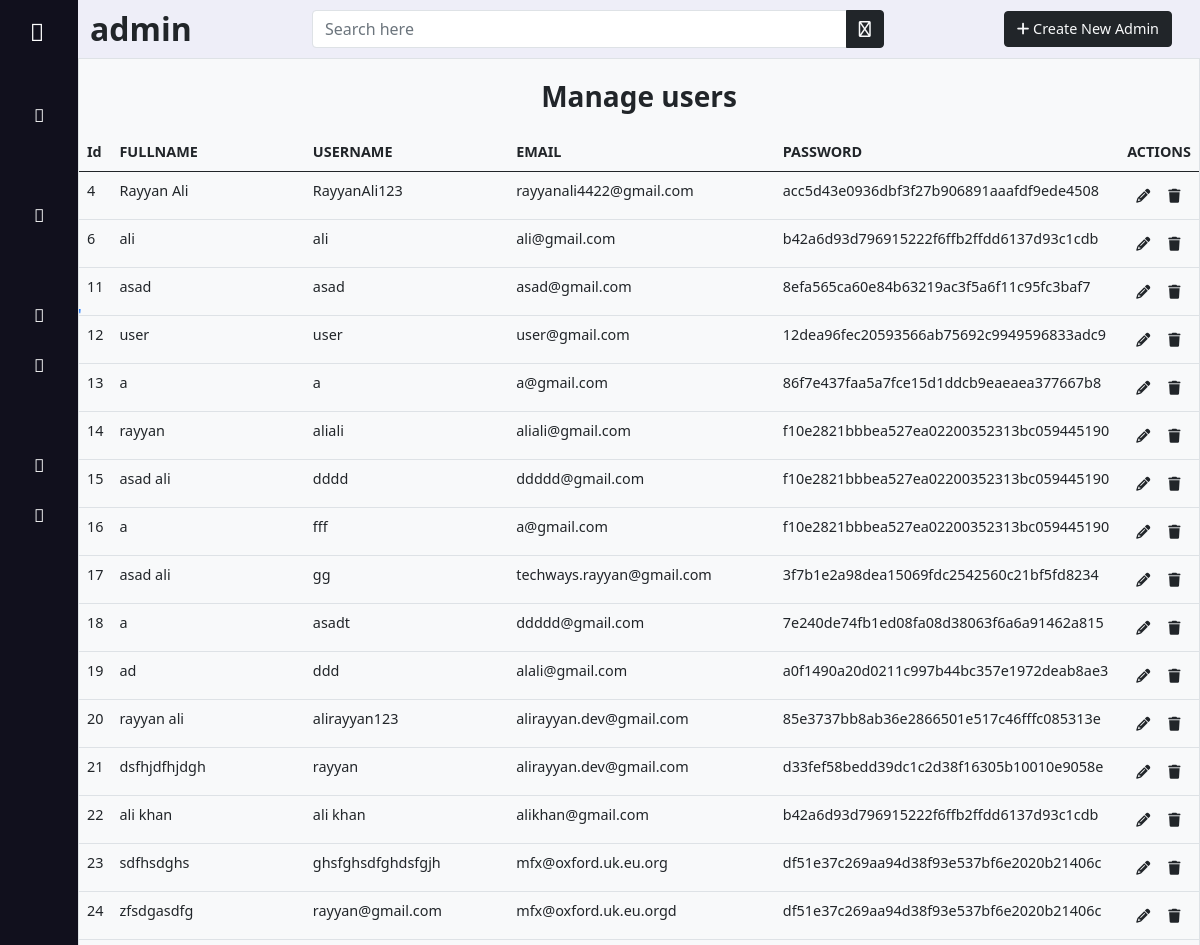
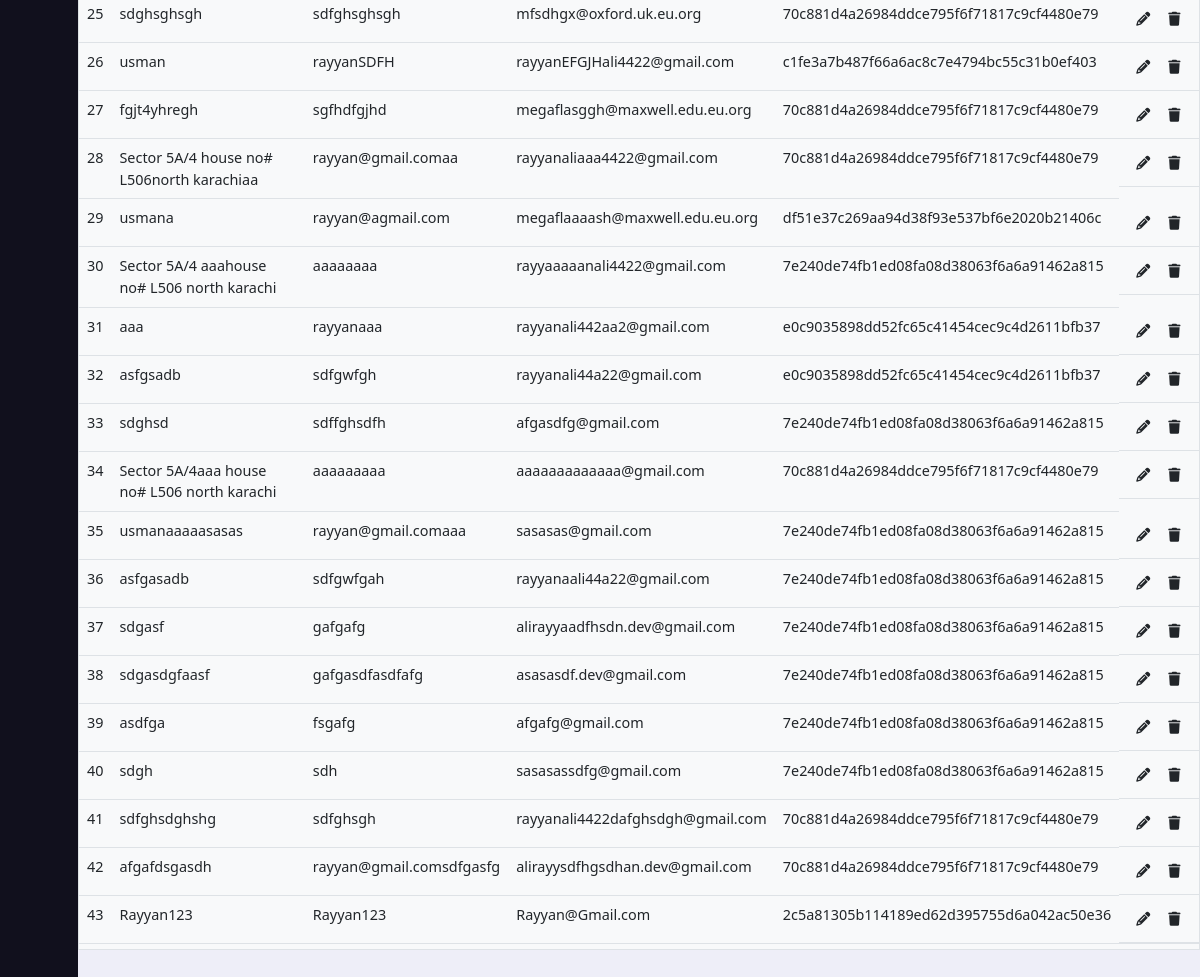
/admin/user.php (signed in), run on the app's committed database (2 pictures, top to bottom).
### tables this page shows
CREATE TABLE `user_register` (
  `user_id` int(11) NOT NULL,
  `fullname` varchar(50) NOT NULL,
  `username` varchar(70) NOT NULL,
  `email` varchar(100) NOT NULL,
  `password` varchar(100) NOT NULL,
  `date` datetime NOT NULL DEFAULT current_timestamp(),
  `roles` varchar(50) NOT NULL DEFAULT 'user'
);

### admin/user.php (the view, shortened to what this page needs)
<?php
include '../conn.php';
?>
<!doctype html>
<html lang="en">
<head>
    <link rel="stylesheet" href="../assets/bootstrap/css/bootstrap.min.css">
    <link rel="stylesheet" href="../assets/fontawesome/css/all.min.css">
    <link rel="stylesheet" href="../assets/fontawesome/css/fontawesome.min.css">
    <link rel="stylesheet" href="admin.css">
    <link rel="stylesheet" href="https://site-assets.fontawesome.com/releases/v6.1.2/css/all.css">
</head>
<body>
    <?php require '_asider.php'; ?>
    <main class="">
        <?php require '_header.php'; ?>
             <div class="col-12 border bg-light" style="max-height: 90vh;overflow-y:scroll;">
                 <p class=" rounded p-2 my-2 fs-3 fw-bolder text-center">Manage users</p>
                 <table class="table border-bottom">
                     <thead>
                         <tr class="" style="font-weight: 600;font-size:.9rem;">
                             <td scope="col">Id</td>
                             <td scope="col">FULLNAME</td>
                             <td scope="col">USERNAME</td>
                             <td scope="col">EMAIL</td>
                             <td scope="col">PASSWORD</td>
                             <td scope="col">ACTIONS</td>
                         </tr>
                     </thead>
                     <tbody style="font-size: .9rem; overflow-y:scroll;">
                         <?php
                             $sql = "SELECT * FROM `user_register` where `roles` = 'user'";
                             $run = mysqli_query($con, $sql);
                            while ($row = mysqli_fetch_array($run)) {
                            ?>
                             <tr>
                                 <td><?php echo $row[0]  ?></td>
                                 <td><?php echo $row[1]  ?></td>
                                 <td><?php echo $row[2]  ?></td>
                                 <td><?php echo $row[3]  ?></td>
                                 <td><?php echo $row[4]  ?></td>
                                 <td class="d-flex ">
                                     <a href="edit_catagory.php?id=<?php echo $row[0] ?>" class="btn  text-dark btn-sm"><i class="fas fa-pencil"></i></a>
                                     <a href="./delete.php?userid=<?php echo $row[0] ?>" class="btn text-dark btn-sm"><i class="fas fa-trash"></i>
                                     </a>
                                 </td>
                             </tr>
                         <?php
                            }
                            ?>
                     </tbody>
                 </table>
             </div>
    </main>
</body>
</html

### admin/admin.css (style rules this page uses)
* { margin: 0; padding: 0; box-sizing: border-box; }
body { background: #eeeef8 !important; }
main { left: 78px ; background-color: #eeeef8 !important; position: relative; width: calc(100% - 78px) !important; }

### data on the page
user_register: user_id "4", fullname "Rayyan Ali", username "RayyanAli123", email "rayyanali4422@gmail.com", password "acc5d43e0936dbf3f27b906891aaafdf9ede4508"
user_register: user_id "6", fullname "ali", username "ali", email "ali@gmail.com", password "b42a6d93d796915222f6ffb2ffdd6137d93c1cdb"
user_register: user_id "11", fullname "asad", username "asad", email "asad@gmail.com", password "8efa565ca60e84b63219ac3f5a6f11c95fc3baf7"
user_register: user_id "12", fullname "user", username "user", email "user@gmail.com", password "12dea96fec20593566ab75692c9949596833adc9"
user_register: user_id "13", fullname "a", username "a", email "a@gmail.com", password "86f7e437faa5a7fce15d1ddcb9eaeaea377667b8"
user_register: user_id "14", fullname "rayyan", username "aliali", email "aliali@gmail.com", password "f10e2821bbbea527ea02200352313bc059445190"
user_register: user_id "15", fullname "asad ali", username "dddd", email "ddddd@gmail.com", password "f10e2821bbbea527ea02200352313bc059445190"
user_register: user_id "16", fullname "a", username "fff", email "a@gmail.com", password "f10e2821bbbea527ea02200352313bc059445190"
user_register: user_id "17", fullname "asad ali", username "gg", email "techways.rayyan@gmail.com", password "3f7b1e2a98dea15069fdc2542560c21bf5fd8234"
user_register: user_id "18", fullname "a", username "asadt", email "ddddd@gmail.com", password "7e240de74fb1ed08fa08d38063f6a6a91462a815"
user_register: user_id "19", fullname "ad", username "ddd", email "alali@gmail.com", password "a0f1490a20d0211c997b44bc357e1972deab8ae3"
user_register: user_id "20", fullname "rayyan ali", username "alirayyan123", email "alirayyan.dev@gmail.com", password "85e3737bb8ab36e2866501e517c46fffc085313e"
user_register: user_id "21", fullname "dsfhjdfhjdgh", username "rayyan", email "alirayyan.dev@gmail.com", password "d33fef58bedd39dc1c2d38f16305b10010e9058e"
user_register: user_id "22", fullname "ali khan", username "ali khan", email "alikhan@gmail.com", password "b42a6d93d796915222f6ffb2ffdd6137d93c1cdb"
user_register: user_id "23", fullname "sdfhsdghs", username "ghsfghsdfghdsfgjh", email "mfx@oxford.uk.eu.org", password "df51e37c269aa94d38f93e537bf6e2020b21406c"
user_register: user_id "24", fullname "zfsdgasdfg", username "rayyan@gmail.com", email "mfx@oxford.uk.eu.orgd", password "df51e37c269aa94d38f93e537bf6e2020b21406c"
user_register: user_id "25", fullname "sdghsghsgh", username "sdfghsghsgh", email "mfsdhgx@oxford.uk.eu.org", password "70c881d4a26984ddce795f6f71817c9cf4480e79"
user_register: user_id "26", fullname "usman", username "rayyanSDFH", email "rayyanEFGJHali4422@gmail.com", password "c1fe3a7b487f66a6ac8c7e4794bc55c31b0ef403"
user_register: user_id "27", fullname "fgjt4yhregh", username "sgfhdfgjhd", email "megaflasggh@maxwell.edu.eu.org", password "70c881d4a26984ddce795f6f71817c9cf4480e79"
user_register: user_id "28", fullname "Sector 5A/4 house no# L506north karachiaa", username "rayyan@gmail.comaa", email "rayyanaliaaa4422@gmail.com", password "70c881d4a26984ddce795f6f71817c9cf4480e79"
user_register: user_id "29", fullname "usmana", username "rayyan@agmail.com", email "megaflaaaash@maxwell.edu.eu.org", password "df51e37c269aa94d38f93e537bf6e2020b21406c"
user_register: user_id "30", fullname "Sector 5A/4 aaahouse no# L506 north karachi", username "aaaaaaaa", email "rayyaaaaanali4422@gmail.com", password "7e240de74fb1ed08fa08d38063f6a6a91462a815"
user_register: user_id "31", fullname "aaa", username "rayyanaaa", email "rayyanali442aa2@gmail.com", password "e0c9035898dd52fc65c41454cec9c4d2611bfb37"
user_register: user_id "32", fullname "asfgsadb", username "sdfgwfgh", email "rayyanali44a22@gmail.com", password "e0c9035898dd52fc65c41454cec9c4d2611bfb37"
user_register: user_id "33", fullname "sdghsd", username "sdffghsdfh", email "afgasdfg@gmail.com", password "7e240de74fb1ed08fa08d38063f6a6a91462a815"
user_register: user_id "34", fullname "Sector 5A/4aaa house no# L506 north karachi", username "aaaaaaaaa", email "aaaaaaaaaaaaa@gmail.com", password "70c881d4a26984ddce795f6f71817c9cf4480e79"
user_register: user_id "35", fullname "usmanaaaaasasas", username "rayyan@gmail.comaaa", email "sasasas@gmail.com", password "7e240de74fb1ed08fa08d38063f6a6a91462a815"
user_register: user_id "36", fullname "asfgasadb", username "sdfgwfgah", email "rayyanaali44a22@gmail.com", password "7e240de74fb1ed08fa08d38063f6a6a91462a815"
user_register: user_id "37", fullname "sdgasf", username "gafgafg", email "alirayyaadfhsdn.dev@gmail.com", password "7e240de74fb1ed08fa08d38063f6a6a91462a815"
user_register: user_id "38", fullname "sdgasdgfaasf", username "gafgasdfasdfafg", email "asasasdf.dev@gmail.com", password "7e240de74fb1ed08fa08d38063f6a6a91462a815"
user_register: user_id "39", fullname "asdfga", username "fsgafg", email "afgafg@gmail.com", password "7e240de74fb1ed08fa08d38063f6a6a91462a815"
user_register: user_id "40", fullname "sdgh", username "sdh", email "sasasassdfg@gmail.com", password "7e240de74fb1ed08fa08d38063f6a6a91462a815"
user_register: user_id "41", fullname "sdfghsdghshg", username "sdfghsgh", email "rayyanali4422dafghsdgh@gmail.com", password "70c881d4a26984ddce795f6f71817c9cf4480e79"
user_register: user_id "42", fullname "afgafdsgasdh", username "rayyan@gmail.comsdfgasfg", email "alirayysdfhgsdhan.dev@gmail.com", password "70c881d4a26984ddce795f6f71817c9cf4480e79"
user_register: user_id "43", fullname "Rayyan123", username "Rayyan123", email "Rayyan@Gmail.com", password "2c5a81305b114189ed62d395755d6a042ac50e36"

### other printed values
$_SESSION['admin'] "admin"
